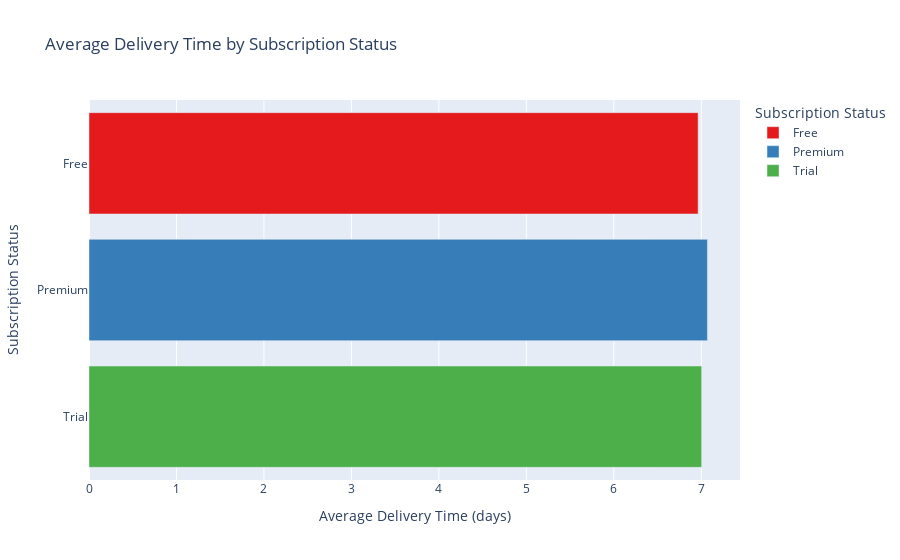

The notebook cell saved with this chart:
### Code cell
import plotly.express as px

# Create a DataFrame for visualization
avg_delivery_time = df.groupby("Subscription Status")["Delivery Time (days)"].mean().reset_index()

# Create a vertical bar chart
bar_fig = px.bar(
    avg_delivery_time,
    x='Delivery Time (days)',
    y='Subscription Status',
    title='Average Delivery Time by Subscription Status',
    labels={'Delivery Time (days)': 'Average Delivery Time (days)', 'Subscription Status': 'Subscription Status'},
    color='Subscription Status',
    color_discrete_sequence=px.colors.qualitative.Set1,  # Use a color sequence
    orientation='h'  # Horizontal bar chart
)

# Show the vertical bar chart
bar_fig.show()

### Figure 1 — Plotly figure (JSON) as saved in the notebook; plotly's stock layout.template omitted (floating-point values rounded to 4 significant figures)
{"data": [{"alignmentgroup": "True", "hovertemplate": "Subscription Status=%{y}<br>Average Delivery Time (days)=%{x}<extra></extra>", "legendgroup": "Free", "marker": {"color": "rgb(228,26,28)", "pattern": {"shape": ""}}, "name": "Free", "offsetgroup": "Free", "orientation": "h", "showlegend": true, "textposition": "auto", "type": "bar", "x": [6.964], "xaxis": "x", "y": ["Free"], "yaxis": "y"}, {"alignmentgroup": "True", "hovertemplate": "Subscription Status=%{y}<br>Average Delivery Time (days)=%{x}<extra></extra>", "legendgroup": "Premium", "marker": {"color": "rgb(55,126,184)", "pattern": {"shape": ""}}, "name": "Premium", "offsetgroup": "Premium", "orientation": "h", "showlegend": true, "textposition": "auto", "type": "bar", "x": [7.07], "xaxis": "x", "y": ["Premium"], "yaxis": "y"}, {"alignmentgroup": "True", "hovertemplate": "Subscription Status=%{y}<br>Average Delivery Time (days)=%{x}<extra></extra>", "legendgroup": "Trial", "marker": {"color": "rgb(77,175,74)", "pattern": {"shape": ""}}, "name": "Trial", "offsetgroup": "Trial", "orientation": "h", "showlegend": true, "textposition": "auto", "type": "bar", "x": [7.004], "xaxis": "x", "y": ["Trial"], "yaxis": "y"}], "layout": {"barmode": "relative", "legend": {"title": {"text": "Subscription Status"}, "tracegroupgap": 0}, "title": {"text": "Average Delivery Time by Subscription Status"}, "xaxis": {"anchor": "y", "domain": [0, 1], "title": {"text": "Average Delivery Time (days)"}}, "yaxis": {"anchor": "x", "categoryarray": ["Trial", "Premium", "Free"], "categoryorder": "array", "domain": [0, 1], "title": {"text": "Subscription Status"}}}}
